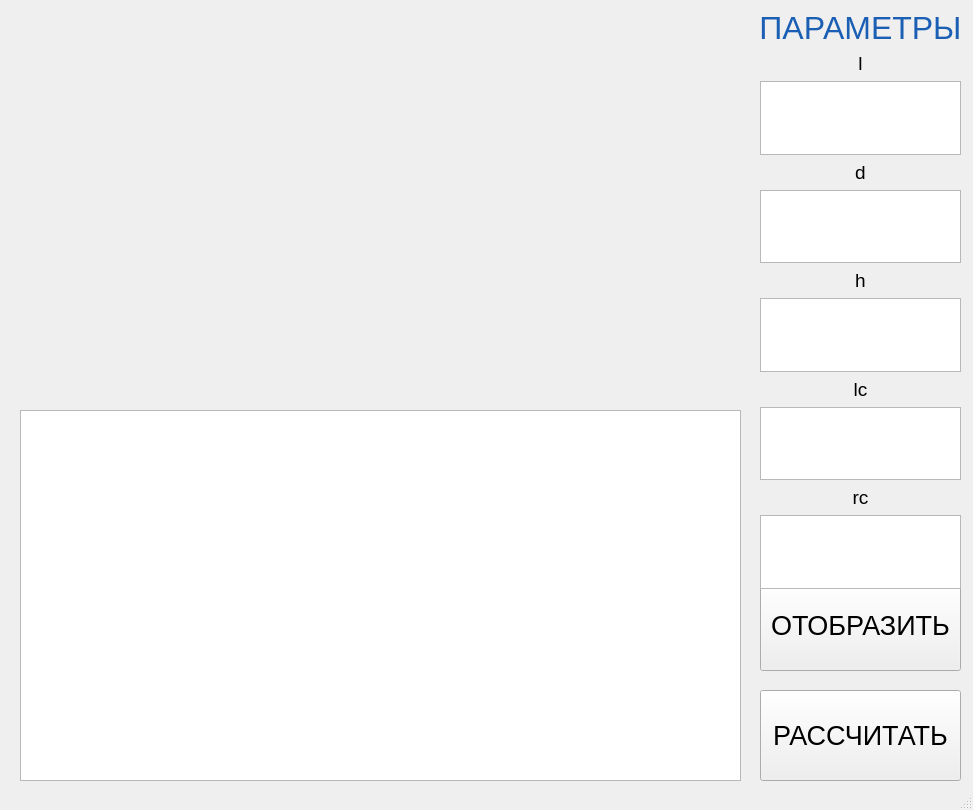
<?xml version="1.0" encoding="UTF-8"?>
<ui version="4.0">
 <class>MainWindow</class>
 <widget class="QMainWindow" name="MainWindow">
  <property name="geometry">
   <rect>
    <x>0</x>
    <y>0</y>
    <width>973</width>
    <height>810</height>
   </rect>
  </property>
  <property name="maximumSize">
   <size>
    <width>973</width>
    <height>810</height>
   </size>
  </property>
  <property name="windowTitle">
   <string>MainWindow</string>
  </property>
  <widget class="QWidget" name="centralwidget">
   <widget class="QPushButton" name="but_calc">
    <property name="geometry">
     <rect>
      <x>760</x>
      <y>690</y>
      <width>201</width>
      <height>91</height>
     </rect>
    </property>
    <property name="font">
     <font>
      <pointsize>20</pointsize>
     </font>
    </property>
    <property name="text">
     <string>РАССЧИТАТЬ</string>
    </property>
   </widget>
   <widget class="QLabel" name="label">
    <property name="geometry">
     <rect>
      <x>20</x>
      <y>10</y>
      <width>721</width>
      <height>381</height>
     </rect>
    </property>
    <property name="text">
     <string/>
    </property>
    <property name="textFormat">
     <enum>Qt::AutoText</enum>
    </property>
    <property name="pixmap">
     <pixmap>content/schema.png</pixmap>
    </property>
    <property name="scaledContents">
     <bool>true</bool>
    </property>
    <property name="wordWrap">
     <bool>false</bool>
    </property>
   </widget>
   <widget class="QPushButton" name="but_schema">
    <property name="geometry">
     <rect>
      <x>760</x>
      <y>580</y>
      <width>201</width>
      <height>91</height>
     </rect>
    </property>
    <property name="font">
     <font>
      <pointsize>20</pointsize>
     </font>
    </property>
    <property name="text">
     <string>ОТОБРАЗИТЬ</string>
    </property>
   </widget>
   <widget class="QGraphicsView" name="graphicsView">
    <property name="geometry">
     <rect>
      <x>20</x>
      <y>410</y>
      <width>721</width>
      <height>371</height>
     </rect>
    </property>
   </widget>
   <widget class="QWidget" name="layoutWidget">
    <property name="geometry">
     <rect>
      <x>760</x>
      <y>10</y>
      <width>201</width>
      <height>579</height>
     </rect>
    </property>
    <layout class="QVBoxLayout" name="verticalLayout_7">
     <item>
      <widget class="QLabel" name="label_2">
       <property name="font">
        <font>
         <pointsize>24</pointsize>
        </font>
       </property>
       <property name="styleSheet">
        <string notr="true">color: rgb(26, 95, 180)</string>
       </property>
       <property name="text">
        <string>ПАРАМЕТРЫ</string>
       </property>
       <property name="alignment">
        <set>Qt::AlignCenter</set>
       </property>
      </widget>
     </item>
     <item>
      <layout class="QVBoxLayout" name="verticalLayout_6">
       <item>
        <layout class="QVBoxLayout" name="verticalLayout">
         <item>
          <widget class="QLabel" name="l_l">
           <property name="font">
            <font>
             <pointsize>14</pointsize>
            </font>
           </property>
           <property name="text">
            <string>l</string>
           </property>
           <property name="alignment">
            <set>Qt::AlignCenter</set>
           </property>
          </widget>
         </item>
         <item>
          <widget class="QTextEdit" name="te_l">
           <property name="font">
            <font>
             <pointsize>30</pointsize>
            </font>
           </property>
           <property name="verticalScrollBarPolicy">
            <enum>Qt::ScrollBarAlwaysOff</enum>
           </property>
           <property name="sizeAdjustPolicy">
            <enum>QAbstractScrollArea::AdjustIgnored</enum>
           </property>
           <property name="lineWrapMode">
            <enum>QTextEdit::NoWrap</enum>
           </property>
          </widget>
         </item>
        </layout>
       </item>
       <item>
        <layout class="QVBoxLayout" name="verticalLayout_3">
         <item>
          <widget class="QLabel" name="l_d">
           <property name="font">
            <font>
             <pointsize>14</pointsize>
            </font>
           </property>
           <property name="text">
            <string>d</string>
           </property>
           <property name="alignment">
            <set>Qt::AlignCenter</set>
           </property>
          </widget>
         </item>
         <item>
          <widget class="QTextEdit" name="te_d">
           <property name="font">
            <font>
             <pointsize>30</pointsize>
            </font>
           </property>
           <property name="verticalScrollBarPolicy">
            <enum>Qt::ScrollBarAlwaysOff</enum>
           </property>
           <property name="lineWrapMode">
            <enum>QTextEdit::NoWrap</enum>
           </property>
          </widget>
         </item>
        </layout>
       </item>
       <item>
        <layout class="QVBoxLayout" name="verticalLayout_2">
         <item>
          <widget class="QLabel" name="l_h">
           <property name="font">
            <font>
             <pointsize>14</pointsize>
            </font>
           </property>
           <property name="text">
            <string>h</string>
           </property>
           <property name="alignment">
            <set>Qt::AlignCenter</set>
           </property>
          </widget>
         </item>
         <item>
          <widget class="QTextEdit" name="te_h">
           <property name="font">
            <font>
             <pointsize>30</pointsize>
            </font>
           </property>
           <property name="verticalScrollBarPolicy">
            <enum>Qt::ScrollBarAlwaysOff</enum>
           </property>
           <property name="lineWrapMode">
            <enum>QTextEdit::NoWrap</enum>
           </property>
          </widget>
         </item>
        </layout>
       </item>
       <item>
        <layout class="QVBoxLayout" name="verticalLayout_5">
         <item>
          <widget class="QLabel" name="l_lc">
           <property name="font">
            <font>
             <pointsize>14</pointsize>
            </font>
           </property>
           <property name="text">
            <string>lc</string>
           </property>
           <property name="alignment">
            <set>Qt::AlignCenter</set>
           </property>
          </widget>
         </item>
         <item>
          <widget class="QTextEdit" name="te_lc">
           <property name="font">
            <font>
             <pointsize>30</pointsize>
            </font>
           </property>
           <property name="verticalScrollBarPolicy">
            <enum>Qt::ScrollBarAlwaysOff</enum>
           </property>
           <property name="lineWrapMode">
            <enum>QTextEdit::NoWrap</enum>
           </property>
          </widget>
         </item>
        </layout>
       </item>
       <item>
        <layout class="QVBoxLayout" name="verticalLayout_4">
         <item>
          <widget class="QLabel" name="l_rc">
           <property name="font">
            <font>
             <pointsize>14</pointsize>
            </font>
           </property>
           <property name="text">
            <string>rc</string>
           </property>
           <property name="alignment">
            <set>Qt::AlignCenter</set>
           </property>
          </widget>
         </item>
         <item>
          <layout class="QHBoxLayout" name="horizontalLayout"/>
         </item>
         <item>
          <widget class="QTextEdit" name="te_rc">
           <property name="font">
            <font>
             <pointsize>30</pointsize>
            </font>
           </property>
           <property name="toolTipDuration">
            <number>-1</number>
           </property>
           <property name="verticalScrollBarPolicy">
            <enum>Qt::ScrollBarAlwaysOff</enum>
           </property>
           <property name="lineWrapMode">
            <enum>QTextEdit::NoWrap</enum>
           </property>
          </widget>
         </item>
        </layout>
       </item>
      </layout>
     </item>
    </layout>
   </widget>
  </widget>
  <widget class="QStatusBar" name="statusbar"/>
 </widget>
 <resources>
  <include location="content/schema.qrc"/>
 </resources>
 <connections/>
</ui>
